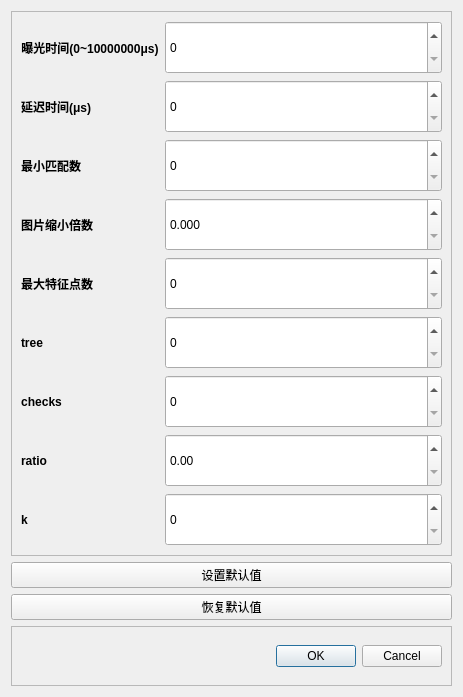
<?xml version="1.0" encoding="UTF-8"?>
<ui version="4.0">
 <class>Dialog</class>
 <widget class="QDialog" name="Dialog">
  <property name="geometry">
   <rect>
    <x>0</x>
    <y>0</y>
    <width>463</width>
    <height>697</height>
   </rect>
  </property>
  <property name="minimumSize">
   <size>
    <width>463</width>
    <height>697</height>
   </size>
  </property>
  <property name="maximumSize">
   <size>
    <width>463</width>
    <height>697</height>
   </size>
  </property>
  <property name="windowTitle">
   <string>Dialog</string>
  </property>
  <layout class="QVBoxLayout" name="verticalLayout" stretch="9,0,0,1">
   <item>
    <widget class="QFrame" name="frame_2">
     <property name="frameShape">
      <enum>QFrame::StyledPanel</enum>
     </property>
     <property name="frameShadow">
      <enum>QFrame::Raised</enum>
     </property>
     <layout class="QFormLayout" name="formLayout">
      <item row="0" column="0">
       <widget class="QLabel" name="labExposureTime">
        <property name="sizePolicy">
         <sizepolicy hsizetype="Preferred" vsizetype="Expanding">
          <horstretch>0</horstretch>
          <verstretch>0</verstretch>
         </sizepolicy>
        </property>
        <property name="font">
         <font>
          <pointsize>9</pointsize>
          <weight>75</weight>
          <italic>false</italic>
          <bold>true</bold>
          <strikeout>false</strikeout>
         </font>
        </property>
        <property name="text">
         <string>曝光时间(0~10000000μs)</string>
        </property>
        <property name="textFormat">
         <enum>Qt::AutoText</enum>
        </property>
        <property name="alignment">
         <set>Qt::AlignCenter</set>
        </property>
       </widget>
      </item>
      <item row="0" column="1">
       <widget class="QSpinBox" name="spinBoxExposureTime">
        <property name="sizePolicy">
         <sizepolicy hsizetype="Minimum" vsizetype="Expanding">
          <horstretch>0</horstretch>
          <verstretch>0</verstretch>
         </sizepolicy>
        </property>
        <property name="maximum">
         <number>1000000</number>
        </property>
       </widget>
      </item>
      <item row="1" column="1">
       <widget class="QSpinBox" name="spinBoxTriggerDelay">
        <property name="sizePolicy">
         <sizepolicy hsizetype="Minimum" vsizetype="Expanding">
          <horstretch>0</horstretch>
          <verstretch>0</verstretch>
         </sizepolicy>
        </property>
        <property name="maximum">
         <number>1000000</number>
        </property>
       </widget>
      </item>
      <item row="1" column="0">
       <widget class="QLabel" name="labTriggerDelay">
        <property name="sizePolicy">
         <sizepolicy hsizetype="Preferred" vsizetype="Expanding">
          <horstretch>0</horstretch>
          <verstretch>0</verstretch>
         </sizepolicy>
        </property>
        <property name="font">
         <font>
          <weight>75</weight>
          <bold>true</bold>
         </font>
        </property>
        <property name="text">
         <string>延迟时间(μs)</string>
        </property>
        <property name="textFormat">
         <enum>Qt::AutoText</enum>
        </property>
        <property name="alignment">
         <set>Qt::AlignCenter</set>
        </property>
       </widget>
      </item>
      <item row="2" column="0">
       <widget class="QLabel" name="labMinMatchCount">
        <property name="sizePolicy">
         <sizepolicy hsizetype="Preferred" vsizetype="Expanding">
          <horstretch>0</horstretch>
          <verstretch>0</verstretch>
         </sizepolicy>
        </property>
        <property name="font">
         <font>
          <weight>75</weight>
          <bold>true</bold>
         </font>
        </property>
        <property name="text">
         <string>最小匹配数</string>
        </property>
        <property name="alignment">
         <set>Qt::AlignCenter</set>
        </property>
       </widget>
      </item>
      <item row="3" column="0">
       <widget class="QLabel" name="labResizeTime">
        <property name="sizePolicy">
         <sizepolicy hsizetype="Preferred" vsizetype="Expanding">
          <horstretch>0</horstretch>
          <verstretch>0</verstretch>
         </sizepolicy>
        </property>
        <property name="font">
         <font>
          <weight>75</weight>
          <bold>true</bold>
         </font>
        </property>
        <property name="text">
         <string>图片缩小倍数</string>
        </property>
        <property name="alignment">
         <set>Qt::AlignCenter</set>
        </property>
       </widget>
      </item>
      <item row="4" column="0">
       <widget class="QLabel" name="labMaxMatches">
        <property name="sizePolicy">
         <sizepolicy hsizetype="Preferred" vsizetype="Expanding">
          <horstretch>0</horstretch>
          <verstretch>0</verstretch>
         </sizepolicy>
        </property>
        <property name="font">
         <font>
          <weight>75</weight>
          <bold>true</bold>
         </font>
        </property>
        <property name="text">
         <string>最大特征点数</string>
        </property>
        <property name="alignment">
         <set>Qt::AlignCenter</set>
        </property>
       </widget>
      </item>
      <item row="5" column="0">
       <widget class="QLabel" name="labTree">
        <property name="sizePolicy">
         <sizepolicy hsizetype="Preferred" vsizetype="Expanding">
          <horstretch>0</horstretch>
          <verstretch>0</verstretch>
         </sizepolicy>
        </property>
        <property name="font">
         <font>
          <weight>75</weight>
          <bold>true</bold>
         </font>
        </property>
        <property name="text">
         <string>tree</string>
        </property>
        <property name="alignment">
         <set>Qt::AlignCenter</set>
        </property>
       </widget>
      </item>
      <item row="6" column="0">
       <widget class="QLabel" name="labChecks">
        <property name="sizePolicy">
         <sizepolicy hsizetype="Preferred" vsizetype="Expanding">
          <horstretch>0</horstretch>
          <verstretch>0</verstretch>
         </sizepolicy>
        </property>
        <property name="font">
         <font>
          <weight>75</weight>
          <bold>true</bold>
         </font>
        </property>
        <property name="text">
         <string>checks</string>
        </property>
        <property name="alignment">
         <set>Qt::AlignCenter</set>
        </property>
       </widget>
      </item>
      <item row="7" column="0">
       <widget class="QLabel" name="labRatio">
        <property name="sizePolicy">
         <sizepolicy hsizetype="Preferred" vsizetype="Expanding">
          <horstretch>0</horstretch>
          <verstretch>0</verstretch>
         </sizepolicy>
        </property>
        <property name="font">
         <font>
          <weight>75</weight>
          <bold>true</bold>
         </font>
        </property>
        <property name="text">
         <string>ratio</string>
        </property>
        <property name="alignment">
         <set>Qt::AlignCenter</set>
        </property>
        <property name="openExternalLinks">
         <bool>false</bool>
        </property>
       </widget>
      </item>
      <item row="8" column="0">
       <widget class="QLabel" name="labK">
        <property name="sizePolicy">
         <sizepolicy hsizetype="Preferred" vsizetype="Expanding">
          <horstretch>0</horstretch>
          <verstretch>0</verstretch>
         </sizepolicy>
        </property>
        <property name="font">
         <font>
          <weight>75</weight>
          <bold>true</bold>
         </font>
        </property>
        <property name="text">
         <string>k</string>
        </property>
        <property name="textFormat">
         <enum>Qt::AutoText</enum>
        </property>
        <property name="alignment">
         <set>Qt::AlignCenter</set>
        </property>
       </widget>
      </item>
      <item row="2" column="1">
       <widget class="QSpinBox" name="spinBoxMinMatchCount">
        <property name="sizePolicy">
         <sizepolicy hsizetype="Minimum" vsizetype="Expanding">
          <horstretch>0</horstretch>
          <verstretch>0</verstretch>
         </sizepolicy>
        </property>
       </widget>
      </item>
      <item row="3" column="1">
       <widget class="QDoubleSpinBox" name="doubleSpinBoxResizeTimes">
        <property name="sizePolicy">
         <sizepolicy hsizetype="Minimum" vsizetype="Expanding">
          <horstretch>0</horstretch>
          <verstretch>0</verstretch>
         </sizepolicy>
        </property>
        <property name="decimals">
         <number>3</number>
        </property>
        <property name="maximum">
         <double>1.000000000000000</double>
        </property>
        <property name="singleStep">
         <double>0.001000000000000</double>
        </property>
       </widget>
      </item>
      <item row="4" column="1">
       <widget class="QSpinBox" name="spinBoxMaxMatches">
        <property name="sizePolicy">
         <sizepolicy hsizetype="Minimum" vsizetype="Expanding">
          <horstretch>0</horstretch>
          <verstretch>0</verstretch>
         </sizepolicy>
        </property>
        <property name="maximum">
         <number>10000</number>
        </property>
       </widget>
      </item>
      <item row="5" column="1">
       <widget class="QSpinBox" name="spinBoxTree">
        <property name="sizePolicy">
         <sizepolicy hsizetype="Minimum" vsizetype="Expanding">
          <horstretch>0</horstretch>
          <verstretch>0</verstretch>
         </sizepolicy>
        </property>
        <property name="maximum">
         <number>10</number>
        </property>
       </widget>
      </item>
      <item row="6" column="1">
       <widget class="QSpinBox" name="spinBoxChecks">
        <property name="sizePolicy">
         <sizepolicy hsizetype="Minimum" vsizetype="Expanding">
          <horstretch>0</horstretch>
          <verstretch>0</verstretch>
         </sizepolicy>
        </property>
        <property name="maximum">
         <number>100</number>
        </property>
       </widget>
      </item>
      <item row="7" column="1">
       <widget class="QDoubleSpinBox" name="doubleSpinBoxRatio">
        <property name="sizePolicy">
         <sizepolicy hsizetype="Minimum" vsizetype="Expanding">
          <horstretch>0</horstretch>
          <verstretch>0</verstretch>
         </sizepolicy>
        </property>
        <property name="maximum">
         <double>1.000000000000000</double>
        </property>
        <property name="singleStep">
         <double>0.010000000000000</double>
        </property>
       </widget>
      </item>
      <item row="8" column="1">
       <widget class="QSpinBox" name="spinBoxK">
        <property name="sizePolicy">
         <sizepolicy hsizetype="Minimum" vsizetype="Expanding">
          <horstretch>0</horstretch>
          <verstretch>0</verstretch>
         </sizepolicy>
        </property>
        <property name="maximum">
         <number>10</number>
        </property>
       </widget>
      </item>
     </layout>
    </widget>
   </item>
   <item>
    <widget class="QPushButton" name="btnSetDefault">
     <property name="text">
      <string>设置默认值</string>
     </property>
    </widget>
   </item>
   <item>
    <widget class="QPushButton" name="btnDefault">
     <property name="text">
      <string>恢复默认值</string>
     </property>
    </widget>
   </item>
   <item>
    <widget class="QFrame" name="frame">
     <property name="frameShape">
      <enum>QFrame::StyledPanel</enum>
     </property>
     <property name="frameShadow">
      <enum>QFrame::Raised</enum>
     </property>
     <layout class="QVBoxLayout" name="verticalLayout_2">
      <item>
       <widget class="QDialogButtonBox" name="buttonBox">
        <property name="orientation">
         <enum>Qt::Horizontal</enum>
        </property>
        <property name="standardButtons">
         <set>QDialogButtonBox::Cancel|QDialogButtonBox::Ok</set>
        </property>
       </widget>
      </item>
     </layout>
    </widget>
   </item>
  </layout>
 </widget>
 <resources/>
 <connections>
  <connection>
   <sender>buttonBox</sender>
   <signal>accepted()</signal>
   <receiver>Dialog</receiver>
   <slot>accept()</slot>
   <hints>
    <hint type="sourcelabel">
     <x>248</x>
     <y>254</y>
    </hint>
    <hint type="destinationlabel">
     <x>157</x>
     <y>274</y>
    </hint>
   </hints>
  </connection>
  <connection>
   <sender>buttonBox</sender>
   <signal>rejected()</signal>
   <receiver>Dialog</receiver>
   <slot>reject()</slot>
   <hints>
    <hint type="sourcelabel">
     <x>316</x>
     <y>260</y>
    </hint>
    <hint type="destinationlabel">
     <x>286</x>
     <y>274</y>
    </hint>
   </hints>
  </connection>
 </connections>
</ui>
